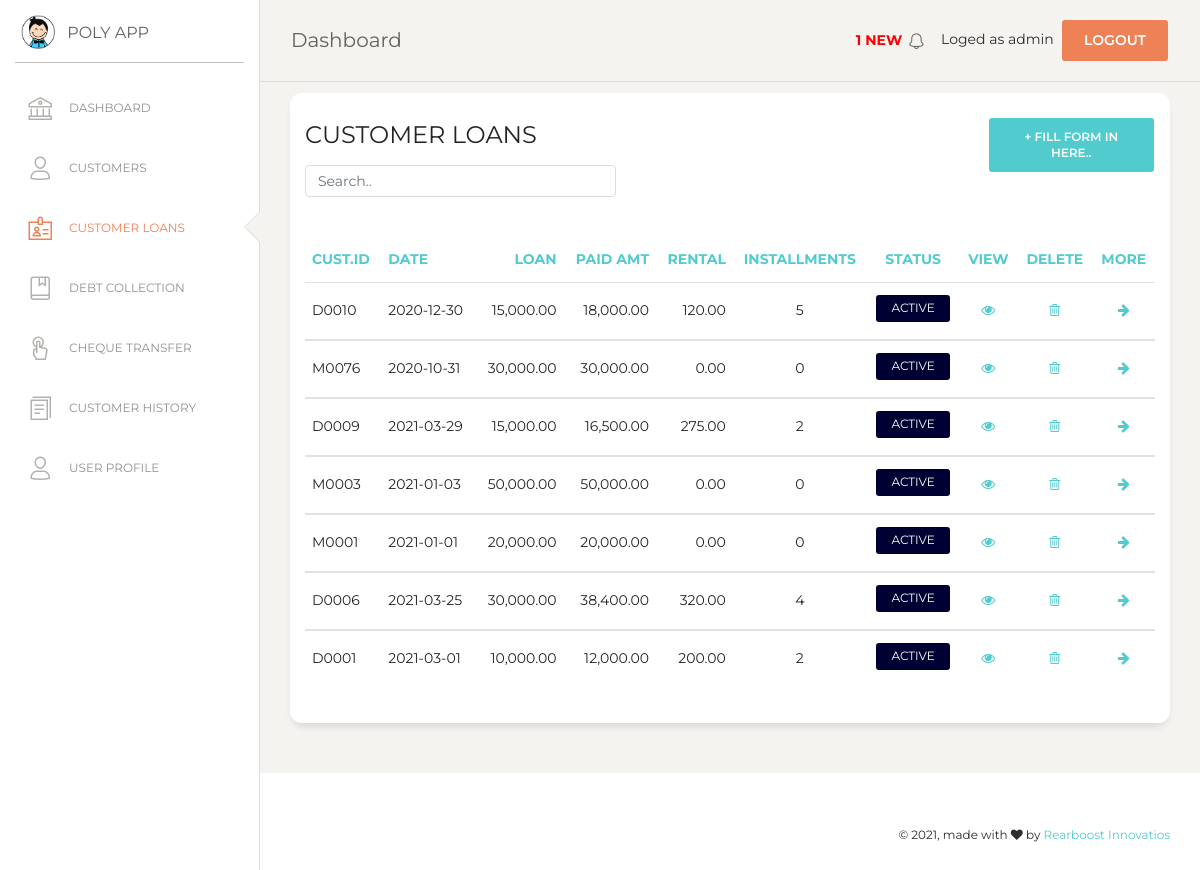
/customer_loan.php (signed in), run on an earlier commit of the app's database.
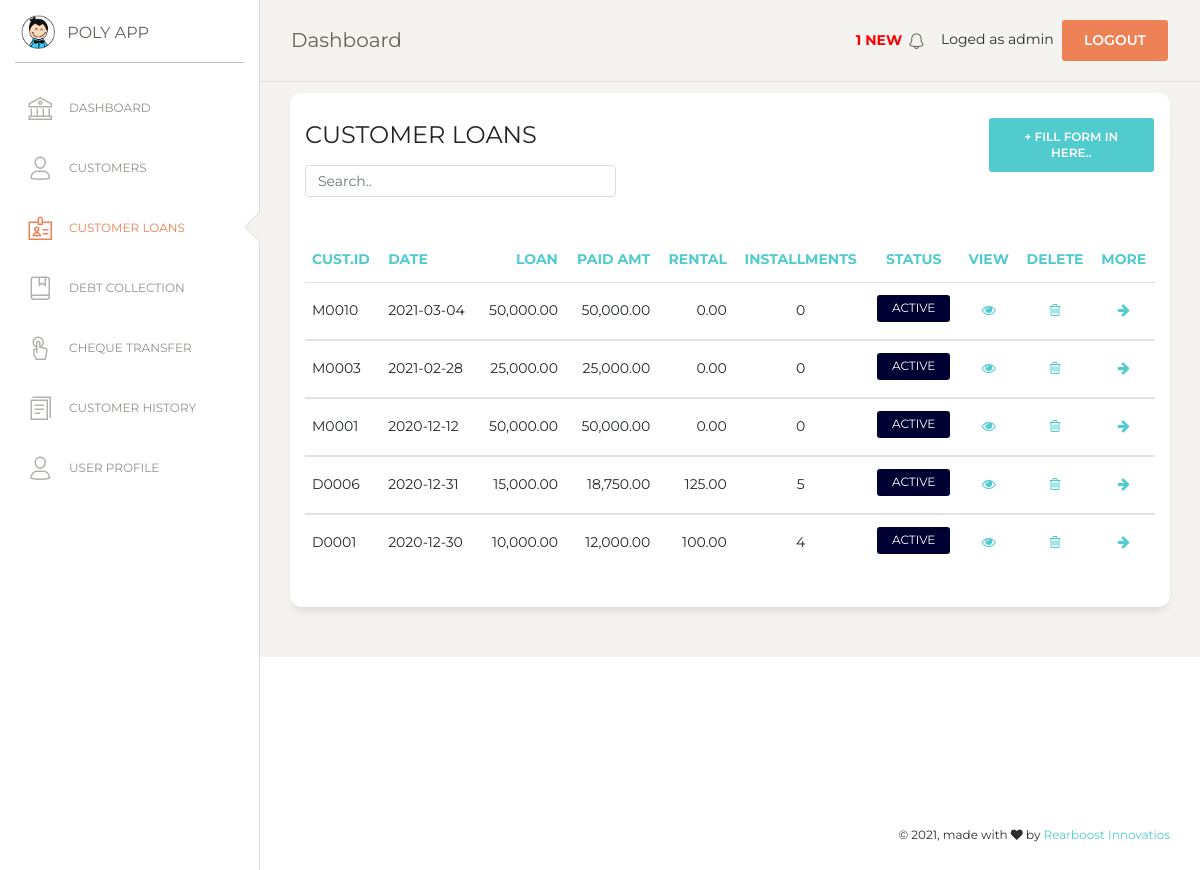
And on a later commit of the database.
### tables this page shows
CREATE TABLE `loan` (
  `loan_no` int(7) NOT NULL,
  `l_date` date NOT NULL,
  `amount` double(10,2) NOT NULL,
  `interest` int(5) NOT NULL,
  `l_method` varchar(25) NOT NULL,
  `total_amt` double(10,2) NOT NULL,
  `installment_value` double(10,2) NOT NULL,
  `no_of_installments` int(11) NOT NULL,
  `int_val` double(10,2) NOT NULL,
  `cust_id` varchar(10) NOT NULL,
  `i_date` varchar(30) NOT NULL DEFAULT '0000-00-00',
  `l_status` tinyint(4) NOT NULL
);

### msg_show.php (called while the page is built, shortened)
<?php
$con = mysqli_connect(DB_HOSTNAME,DB_USERNAME,DB_PASSWORD);
mysqli_select_db($con,DB_NAME);
$sql=mysqli_query($con,"SELECT * FROM cheque WHERE (valid_date <= CURDATE() OR valid_date = date_add(curdate(),interval 1 day)) AND status ='NYC' ORDER BY valid_date ASC");
$numRows = mysqli_num_rows($sql);
?>

### customer_loan.php (the view, shortened to what this page needs)
<?php
include("msg_show.php");
if (!isset($_SESSION['loged_user'])) {
    header('location: login.php');
}else {
$con = mysqli_connect(DB_HOSTNAME,DB_USERNAME,DB_PASSWORD);
mysqli_select_db($con,DB_NAME);
?>
<!DOCTYPE html>
<html lang="en">
<?php  include('./include/head.php');   ?>
<body class="">
  <div class="wrapper ">
    <?php include("include/sidebar.php"); ?>
    <div class="main-panel">
      <?php include('include/nav.php');  ?>
      <div class="content">
      <div class="row">
          <div class="col-md-12">
            <div class="card">
              <div class="row">
              <div class="col-md-9">
              <div class="card-header">
                <h4 class="card-title"> CUSTOMER LOANS</h4>
                <input class="form-control myInput" id="myInput" type="text" placeholder="Search..">
              </div>
              </div>
              <div class="col-md-3">
                 <div class="card-header">
                    <button type="button" class="btn btn-primary add-btn" data-toggle="modal" data-target="#Form1">+ Fill Form in here..
                    </button>
                 </div>
              </div>
              </div>
              <div class="card-body">
              </div>
              <div class="card-body">
                <div class="table-responsive">
                  <table class="table" id="myTable">
                    <thead class="text-primary">
                      <th>                    cust.ID</th>
                      <th>                    Date</th>
                      <th class="text-right"> Loan</th>
                      <th class="text-right"> Paid amt</th>
                      <th class="text-right"> Rental</th>
                      <th class="text-center">installments</th>
                      <th class="text-center">Status</th>
                      <th class="text-center">View 				</th>
                      <th class="text-center">Delete 			</th>
                      <th class="text-center">More    </th>
                    </thead>
                    <tbody>
                      <?php
                      $sql=mysqli_query($con,"SELECT * FROM loan ORDER BY loan_no DESC");
                      $numRows = mysqli_num_rows($sql);
                      if($numRows > 0) {
                        while($row = mysqli_fetch_assoc($sql)) {
                          ?>
                          <tr>
                            <td> <?php echo $row['cust_id'] ?> </td>
                            <td> <?php echo $row['l_date'] ?>  </td>
                            <td class="text-right">
                              <?php echo number_format($row['amount'],2,'.',',') ?>
                            </td>
                            <td class="text-right">
                              <?php echo number_format($row['total_amt'],2,'.',',') ?>
                            </td>
                            <td class="text-right">
                              <?php echo number_format($row['installment_value'],2,'.',',')?>
                            </td>
                            <td class="text-center">
                              <?php  echo $row['no_of_installments'] ?>
                            </td>
                            <td class="text-center">
                              <?php
                              if($row['l_status']==1){
                              echo '<label class="btn-sm" style="background-color:#000033; border: 0px; color: #ffffff; font-size: 12px; padding-top: 4px;">'."ACTIVE".'</label>';
                              }else{
                              echo '<label class="btn-sm" style="background-color:#990000; border: 0px; color: #ffffff; font-size: 12px; padding-top: 4px;">'."CLOSED".'</label>';
                              }
                              ?>
                            </td>
                            <td class="text-center">
                              <a href="#" onclick="editView(<?php echo $row['loan_no']; ?>)" name="edit">
                              <i class="fa fa-eye" aria-hidden="true"></i></a>
                            </td>
                            <td class="text-center">
                              <a href="#" onclick="confirmation('event','<?php echo $row['loan_no']; ?>')"  name="delete">
                              <i class="fa fa-trash-o" aria-hidden="true"></i></a>
                            </td>
                            <td class="text-center">
                              <a href="#" onclick="info(<?php echo $row['loan_no']; ?>)" name="info" style="text-decoration: none;">
                              <i class="fa fa-arrow-right" aria-hidden="true"></i></a>
                            </td>
                          </tr>
                    </tbody>
                           <?php
                        }
                      }
                    ?>
                    </table>
                </div>
              </div>
              </div>
            </div>
          </div>
          </div>
        </div>
        </div>
       <?php include('include/footer.php');  ?>
</body>
</html>
<?php
}
?>

### include/head.php (shortened to what this page needs)
<head>
  <link href="https://maxcdn.bootstrapcdn.com/font-awesome/latest/css/font-awesome.min.css" rel="stylesheet">
  <link href="assets/css/bootstrap.min.css" rel="stylesheet" />
  <link href="assets/css/paper-dashboard.css?v=2.0.1" rel="stylesheet" />
  <link href="assets/demo/demo.css" rel="stylesheet" />
  <link rel="stylesheet" type="text/css" href="assets/css/jquery.dataTables.css">
</head>

### include/sidebar.php (shortened to what this page needs)
<div class="sidebar" data-color="white" data-active-color="danger">
  <div class="logo">
    <a href="#" class="simple-text logo-mini">
      <div class="logo-image-small">
        <img src="assets/img/logo-small.png">
      </div>
    </a>
    <a href="#" class="simple-text logo-normal">
      POLY APP
    </a>
  </div>
  <div class="sidebar-wrapper">
    <ul class="nav">
      <li
        <?php if (basename($_SERVER['PHP_SELF'])=='index.php')
        {
         echo 'class="active"';
        } else
        {
         echo 'class=""';
        }
        ?>
        >
        <a href="index">
          <i class="nc-icon nc-bank"></i>
          <p>DASHBOARD</p>
        </a>
      </li>
      <li
        <?php if (basename($_SERVER['PHP_SELF'])=='customer.php')
        {
         echo 'class="active"';
        } else
        {
         echo 'class=""';
        }
        ?>
        >
        <a href="customer">
          <i class="nc-icon nc-single-02"></i>
          <p>CUSTOMERS</p>
        </a>
      </li>
      <li
        <?php if (basename($_SERVER['PHP_SELF'])=='customer_loan.php')
        {
         echo 'class="active"';
        } else
        {
         echo 'class=""';
        }
        ?>
        >
        <a href="customer_loan">
          <i class="nc-icon nc-badge"></i>
          <p>CUSTOMER LOANS</p>
        </a>
      </li>
      <li
        <?php if (basename($_SERVER['PHP_SELF'])=='debt_collection.php')
        {
         echo 'class="active"';
        } else
        {
         echo 'class=""';
        }
        ?>
        >
        <a href="debt_collection">
          <i class="nc-icon nc-book-bookmark"></i>
          <p>DEBT COLLECTION</p>
        </a>
      </li>
       <li
        <?php
         if (basename($_SERVER['PHP_SELF'])=='cheque_transfer.php')
         {
          echo 'class="active"';
         } else
         {
          echo 'class=""';
         }
        ?>
        >
        <a href="cheque_transfer">
          <i class="nc-icon nc-tap-01"></i>
          <p>CHEQUE TRANSFER</p>
        </a>
      </li>
      <li
        <?php if (basename($_SERVER['PHP_SELF'])=='report.php')
        {
         echo 'class="active"';
        } else
        {
         echo 'class=""';
        }
        ?>
        >
        <a href="report">
          <i class="nc-icon nc-single-copy-04"></i>
          <p>CUSTOMER HISTORY</p>
        </a>
      </li>
      <li
        <?php if (basename($_SERVER['PHP_SELF'])=='user.php')
        {
         echo 'class="active"';
        } else
        {
         echo 'class=""';
        }
        ?>
        >
        <a href="user">
          <i class="nc-icon nc-single-02"></i>
          <p>USER PROFILE</p>
        </a>
      </li>
    </ul>
  </div>
</div>

### include/nav.php (shortened to what this page needs)
<nav class="navbar navbar-expand-lg navbar-absolute fixed-top navbar-transparent">
    <div class="container-fluid">
        <div class="navbar-wrapper">
        <a class="navbar-brand" href="index">Dashboard</a>
        </div>
        <div class="collapse navbar-collapse justify-content-end" id="navigation">
        <ul class="navbar-nav">
            <li class="nav-item">
            <a class="nav-link" href="notification">
                <p style='color:red;'><b>
                <?php
                if($numRows>0){
                    echo " " . $numRows . " NEW ";
                }
                ?>
                </b></p>
                <i class="nc-icon nc-bell-55"></i>
            </a>
            </li>
            <li class="nav-item">
            Loged as <?php echo $_SESSION['loged_user'] ?>&nbsp;
            <a href="#" onclick="confirmationLogout(event)" class="btn btn-danger square-btn-adjust">Logout</a>
            </li>
        </ul>
        </div>
    </div>
</nav>

### include/footer.php (shortened to what this page needs)
 <footer class="footer footer-black  footer-white ">
    <div class="container-fluid">
        <div class="row">
        <div class="credits ml-auto">
            <span class="copyright">
            © , made with <i class="fa fa-heart heart"></i> by <a href="https://rearboost.com" target="_blank" rel="noopener noreferrer">Rearboost Innovatios</a>
            </span>
        </div>
        </div>
    </div>
</footer>

### assets/demo/demo.css (style rules this page uses)
.nav-link { padding-top: 17px !important; }
.add-btn { float: right !important; }
.myInput { width: 50% !important; }

What changed in the data, as far as the page shows it:
removed loan: cust "D0010", l_date "2020-12-30", amount "15,000.00", total_amt "18,000.00", installment_value "120.00", no_of_installments "5", l_status "ACTIVE"
removed loan: cust "M0076", l_date "2020-10-31", amount "30,000.00", total_amt "30,000.00", installment_value "0.00", no_of_installments "0", l_status "ACTIVE"
removed loan: cust "D0009", l_date "2021-03-29", amount "15,000.00", total_amt "16,500.00", installment_value "275.00", no_of_installments "2", l_status "ACTIVE"
added loan: cust "M0010", l_date "2021-03-04", amount "50,000.00", total_amt "50,000.00", installment_value "0.00", no_of_installments "0", l_status "ACTIVE"
changed loan (number 2 of 5 on the later page): l_date "2021-01-03" → "2021-02-28"; amount "50,000.00" → "25,000.00"; total_amt "50,000.00" → "25,000.00"
changed loan (number 3 of 5 on the later page): l_date "2021-01-01" → "2020-12-12"; amount "20,000.00" → "50,000.00"; total_amt "20,000.00" → "50,000.00"
changed loan (number 4 of 5 on the later page): l_date "2021-03-25" → "2020-12-31"; amount "30,000.00" → "15,000.00"; total_amt "38,400.00" → "18,750.00"; installment_value "320.00" → "125.00"; no_of_installments "4" → "5"
changed loan (number 5 of 5 on the later page): l_date "2021-03-01" → "2020-12-30"; installment_value "200.00" → "100.00"; no_of_installments "2" → "4"
